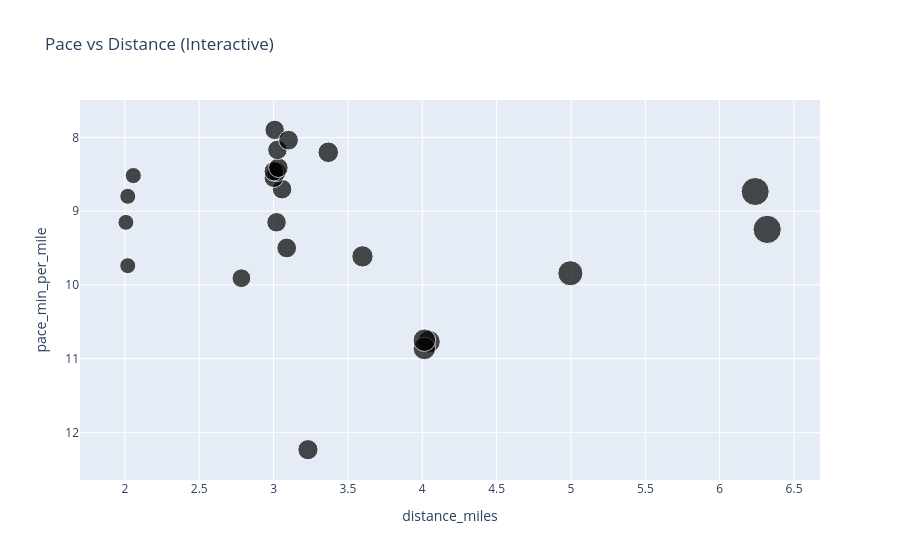

Here is the notebook cell this chart was saved with:
### Markdown cell above
## **_Pace vs Distance_**

### Code cell
import plotly.express as px

fig = px.scatter(
    runs,
    x="distance_miles",
    y="pace_min_per_mile",
    size="distance_miles",
    color="Long Run",
    hover_data=["date", "Activity Name"],
    title="Pace vs Distance (Interactive)"
)

fig.update_yaxes(autorange="reversed")  # faster paces on top
fig.show()

### Figure 1 — Plotly figure (JSON) as saved in the notebook; plotly's stock layout.template omitted (floating-point values rounded to 4 significant figures)
{"data": [{"customdata": [["2025-01-24T17:24:29", "Lunch Run"], ["2025-02-01T16:26:38", "Morning Run"], ["2025-02-09T17:31:46", "Lunch Run"], ["2025-07-11T01:16:19", "Evening Run"], ["2025-08-13T11:16:22", "Morning Run"], ["2025-08-20T11:08:29", "Morning Run"], ["2025-09-26T11:12:07", "Morning Run"], ["2025-12-06T17:14:58", "Lunch Run"], ["2025-12-09T12:10:53", "Morning Run"], ["2025-12-11T12:07:38", "Morning Run"], ["2025-12-16T22:32:45", "Afternoon Run"], ["2026-01-04T23:04:52", "Afternoon Run"], ["2026-01-06T12:11:40", "Morning Run"], ["2026-01-08T12:30:24", "Morning Run"], ["2026-01-11T17:02:10", "Lunch Run"], ["2026-01-15T12:35:37", "Morning Run"], ["2026-01-22T12:33:05", "Morning Run"], ["2026-01-29T12:31:41", "Morning Run"], ["2026-02-05T12:32:27", "Morning Run"], ["2026-02-08T13:34:43", "Morning Run"], ["2026-02-12T12:38:43", "Morning Run"], ["2026-02-19T12:27:15", "Morning Run"], ["2026-02-26T12:28:54", "Morning Run"], ["2026-03-12T20:30:08", "Afternoon Run"]], "hovertemplate": "distance_miles=%{marker.size}<br>pace_min_per_mile=%{y}<br>date=%{customdata[0]}<br>Activity Name=%{customdata[1]}<br>Long Run=%{marker.color}<extra></extra>", "legendgroup": "", "marker": {"color": [NaN, NaN, NaN, NaN, NaN, NaN, NaN, NaN, NaN, NaN, NaN, NaN, NaN, NaN, NaN, NaN, NaN, NaN, NaN, NaN, NaN, NaN, NaN, NaN], "coloraxis": "coloraxis", "size": [2.057, 4.996, 3.02, 2.007, 2.019, 2.019, 3.088, 2.784, 4.045, 4.014, 3.231, 3.598, 4.014, 3.057, 6.319, 3.001, 3.02, 3.001, 3.032, 6.239, 3.007, 3.026, 3.101, 3.368], "sizemode": "area", "sizeref": 0.0158, "symbol": "circle"}, "mode": "markers", "name": "", "orientation": "v", "showlegend": false, "type": "scatter", "x": [2.057, 4.996, 3.02, 2.007, 2.019, 2.019, 3.088, 2.784, 4.045, 4.014, 3.231, 3.598, 4.014, 3.057, 6.319, 3.001, 3.02, 3.001, 3.032, 6.239, 3.007, 3.026, 3.101, 3.368], "xaxis": "x", "y": [8.517, 9.842, 9.151, 9.151, 9.739, 8.798, 9.498, 9.909, 10.77, 10.86, 12.24, 9.613, 10.75, 8.701, 9.247, 8.547, 8.466, 8.458, 8.409, 8.733, 7.897, 8.168, 8.036, 8.2], "yaxis": "y"}], "layout": {"coloraxis": {"colorbar": {"title": {"text": "Long Run"}}, "colorscale": [[0, "#0d0887"], [0.1111, "#46039f"], [0.2222, "#7201a8"], [0.3333, "#9c179e"], [0.4444, "#bd3786"], [0.5556, "#d8576b"], [0.6667, "#ed7953"], [0.7778, "#fb9f3a"], [0.8889, "#fdca26"], [1, "#f0f921"]]}, "legend": {"itemsizing": "constant", "tracegroupgap": 0}, "title": {"text": "Pace vs Distance (Interactive)"}, "xaxis": {"anchor": "y", "domain": [0, 1], "title": {"text": "distance_miles"}}, "yaxis": {"anchor": "x", "autorange": "reversed", "domain": [0, 1], "title": {"text": "pace_min_per_mile"}}}}
